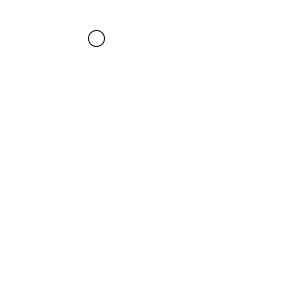
Frame 1 (no input)
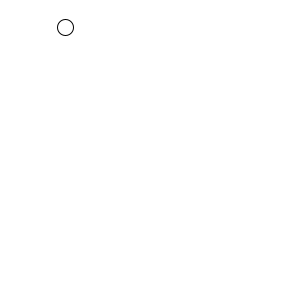
Frame 60 (the mouse pressed at the canvas centre just before this capture)
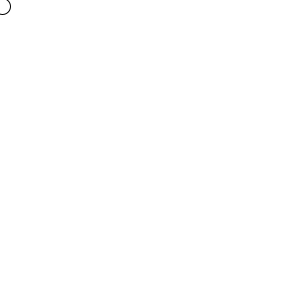
Frame 120 (the mouse held since frame 60 and released just before this capture)

The Processing sketch that drew these frames (run headless with seeded random() and noise(); from frame 60 on, the mouse is pressed at the canvas centre):

// Processing sketch: ex_1_5_button_press_mover
// ── ex_1_5_button_press_mover.pde
Mover mover;

void setup() {
  size(300, 300);
  mover = new Mover();
 
}

void draw() {
 background(255);
 mover.update();
 mover.checkEdge();
 mover.display();
}
// ── mover_class.pde
class Mover {
  PVector location;
  PVector velocity;
  PVector acceleration;
  float topspeed;
  color c;
  float x;
  float y;

  Mover() {
    location = new PVector(random(width/2), random(height/2));
    velocity = new PVector(0, 0);

    topspeed = 10;
    
    x = 0.01;
    y = 100;
  }

  void update() {

    if (key == CODED & keyPressed == true) {
      if (keyCode == UP) {
        acceleration = new PVector(0, -0.01);
        velocity.add(acceleration);
        c = color(51, 255, 0);
      } else if (keyCode == DOWN) {
        acceleration = new PVector(0, 0.01);
        velocity.add(acceleration);
        c = color(255, 0, 51);
      } else if (keyCode == LEFT) {
        acceleration = new PVector(-0.01, 0);
        velocity.add(acceleration);
        c = color(0, 51, 255);
      } else if (keyCode == RIGHT) {
        acceleration = new PVector(0.01, 0);
        velocity.add(acceleration);
        c = color(0, 51, 255);
      }
    } else {
      x++;
      y++;
      acceleration = new PVector(map(noise(x),0,1,-0.1,0.1), map(noise(y),0,1,-0.1,0.1));
      velocity.add(acceleration);
      c = color(255, 255, 255);
    }

    velocity.limit(topspeed);
    location.add(velocity);
  }

  void display() {
    stroke(0);
    fill(c);
    ellipse(location.x, location.y, 16, 16);
  }

  void checkEdge() {
    if (location.x > width) {
      location.x = 0;
    } else if (location.x < 0) {
      location.x = width;
    }

    if (location.y > height) {
      location.y = 0;
    } else if (location.y < 0) {
      location.y = height;
    }
  }
}
